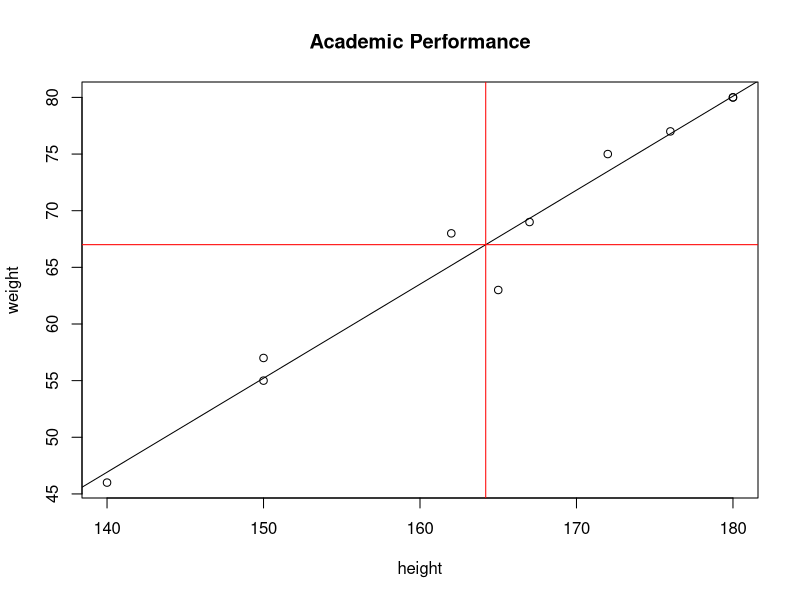

The R source for this figure:
weight<-c(46,57,68,75,80,77,69,80,55,63);
height<-c(140,150,162,172,180,176,167,180,150,165);
plot(height,weight,main="Academic Performance");
fit<- lm(weight~height);

w.mean<-mean(weight);
h.mean<-mean(height);
print(w.mean);

result.mul2=0;
result.mul1=0;

for (i in 1:length(weight)){
  result.mul=(weight[i]-w.mean)*(height[i]-h.mean);
  result.mul1=result.mul1+result.mul;
}

for (i in 1:length(weight)){
  result.mul=(weight[i]-w.mean)*(weight[i]-h.mean);
  result.mul2=result.mul2+result.mul;
}

result.b=result.mul1/result.mul2;
result.a=w.mean-result.b*h.mean;

print(paste0("The Value of intercept is: ", result.b));
print(paste0("The Value of Regression Coefficient is:", result.a));

#Optional Prediction using predict function
a<-data.frame(height=300);
result<-predict(fit,a);
print(paste0("The predicted weight for given height is: ",result));
#end of optional prediction.

abline(fit)
abline(a = NULL, b = NULL, h = w.mean, v = h.mean, reg = NULL,
       coef = NULL, untf = FALSE,col="RED")